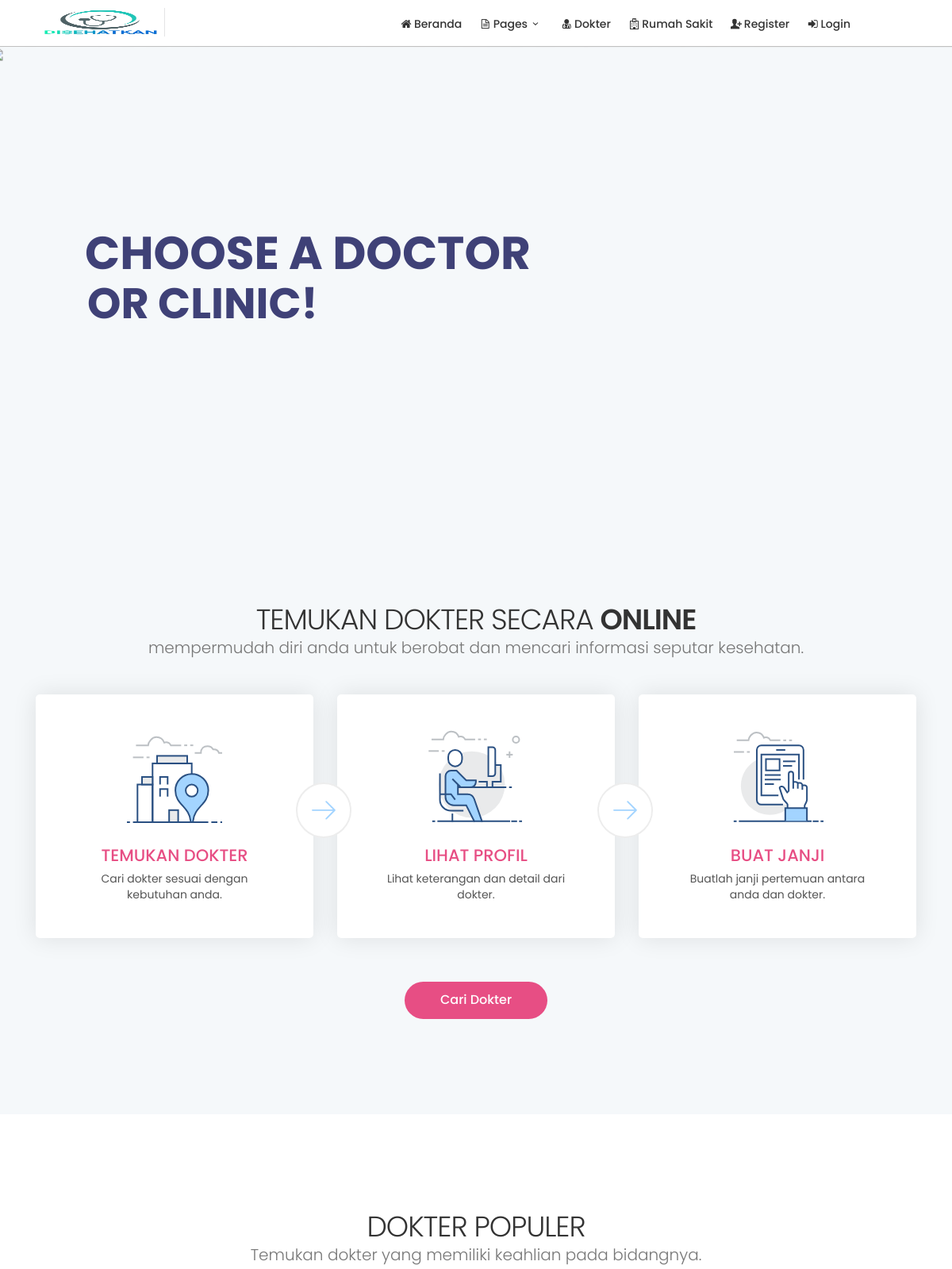
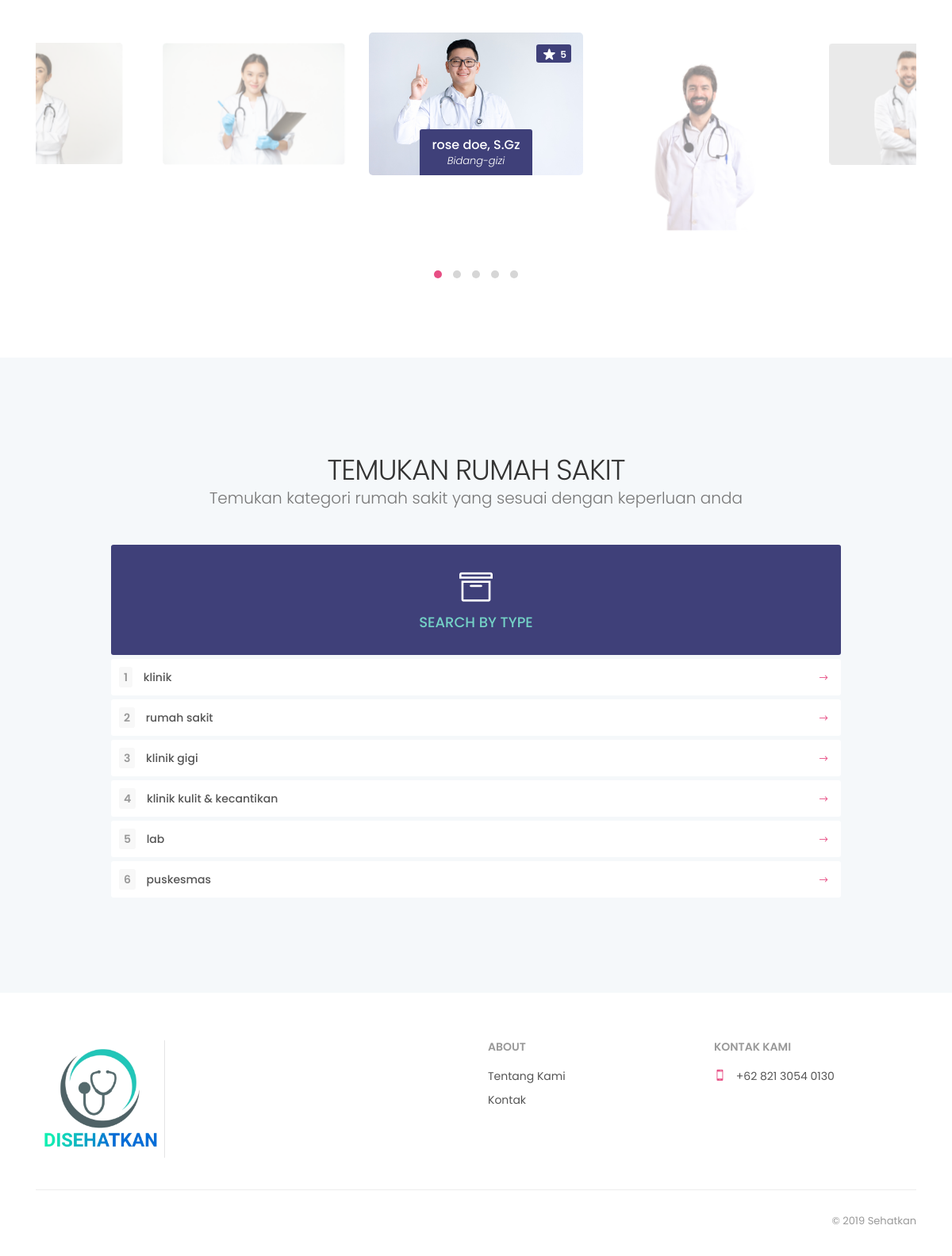
Screenshot of /html_menu_1/index.php with the database file from the repository (2 pictures, top to bottom).
### tables this page shows
CREATE TABLE `dokter` (
  `id_dokter` int(11) NOT NULL,
  `id_kategori_penyakit` int(11) NOT NULL,
  `nama_dokter` varchar(50) NOT NULL,
  `profil_dokter` text NOT NULL,
  `foto_dokter` text NOT NULL,
  `jadwal_praktik` varchar(30) NOT NULL,
  `tempat_praktik` varchar(50) NOT NULL,
  `kota_dokter` varchar(50) NOT NULL,
  `nomor_str` varchar(20) NOT NULL,
  `tanggal_lahir` date NOT NULL,
  `rating_dokter` int(11) DEFAULT NULL
);

CREATE TABLE `kategori_penyakit` (
  `id_kategori_penyakit` int(11) NOT NULL,
  `nama_kategori_penyakit` varchar(50) NOT NULL,
  `keterangan_kategori_penyakit` text NOT NULL
);

CREATE TABLE `kategori_rs` (
  `id_kategori_rs` int(11) NOT NULL,
  `nama_kategori_rs` varchar(50) NOT NULL
);

### html_menu_1/index.php (the view, shortened to what this page needs)
<?php
	require 'koneksi.php';
	$sql_get_doctor="SELECT * FROM dokter ORDER BY rating_dokter DESC LIMIT 5";
	$query_get_doctor=mysqli_query($koneksi,$sql_get_doctor);
	$sql_get_tipe_rs="SELECT * FROM kategori_rs";
	$query_get_tipe_rs=mysqli_query($koneksi,$sql_get_tipe_rs);
?>
<html lang="en">
<head>
	<link href="css/bootstrap.min.css" rel="stylesheet">
	<link href="css/style.css" rel="stylesheet">
	<link href="css/menu.css" rel="stylesheet">
	<link href="css/vendors.css" rel="stylesheet">
	<link href="css/icon_fonts/css/all_icons_min.css" rel="stylesheet">
	<link href="rev-slider-files/css/settings.css" rel="stylesheet">
	<link href="css/custom.css" rel="stylesheet">
</head>
<body>
	<?php require 'component/header.php'; ?>
	<main>
		<div id="rev_slider_72_1_wrapper" class="rev_slider_wrapper fullwidthbanner-container" data-alias="doctor_slider_1" data-source="gallery" style="margin:0px auto;background:transparent;padding:0px;margin-top:0px;margin-bottom:0px;">
			<div id="rev_slider_72_1" class="rev_slider fullwidthabanner" style="display:none;" data-version="5.4.1">
				<ul>
					<li data-index="rs-188" data-transition="fade" data-slotamount="default" data-hideafterloop="0" data-hideslideonmobile="off" data-easein="default" data-easeout="default" data-masterspeed="default" data-thumb="assets/100x50_b9dee-42512210_ml.jpg" data-delay="5150" data-rotate="0" data-saveperformance="off" data-title="Slide" data-param1="" data-param2="" data-param3="" data-param4="" data-param5="" data-param6="" data-param7="" data-param8="" data-param9="" data-param10="" data-description="">
						<div class="tp-caption   tp-resizeme" id="slide-188-layer-1" data-x="111" data-y="259" data-width="['auto']" data-height="['auto']" data-type="text" data-responsive_offset="on" data-frames='[{"delay":510,"speed":800,"frame":"0","from":"x:50px;opacity:0;","to":"o:1;","ease":"Power4.easeOut"},{"delay":"+3260","speed":300,"frame":"999","to":"opacity:0;","ease":"Power3.easeInOut"}]' data-textAlign="['inherit','inherit','inherit','inherit']" data-paddingtop="[0,0,0,0]" data-paddingright="[0,0,0,0]" data-paddingbottom="[0,0,0,0]" data-paddingleft="[0,0,0,0]" style="z-index: 5; white-space: nowrap; font-size: 60px; line-height: 22px; font-weight: 700; color: #3f4177;font-family:Poppins;text-transform:uppercase;background-color:rgba(0, 122, 255, 0);">Choose a Doctor </div>
						<div class="tp-caption   tp-resizeme" id="slide-188-layer-2" data-x="114" data-y="325" data-width="['auto']" data-height="['auto']" data-type="text" data-responsive_offset="on" data-frames='[{"delay":1170,"speed":800,"frame":"0","from":"x:50px;opacity:0;","to":"o:1;","ease":"Power3.easeInOut"},{"delay":"+2730","speed":300,"frame":"999","to":"opacity:0;","ease":"Power3.easeInOut"}]' data-textAlign="['inherit','inherit','inherit','inherit']" data-paddingtop="[0,0,0,0]" data-paddingright="[0,0,0,0]" data-paddingbottom="[0,0,0,0]" data-paddingleft="[0,0,0,0]" style="z-index: 6; white-space: nowrap; font-size: 56px; line-height: 22px; font-weight: 700; color: #3f4177;font-family:Poppins;text-transform:uppercase;">or Clinic! </div>
					</li>
				</ul>
			</div>
		</div>
		<div class="container margin_120_95">
			<div class="main_title">
				<h2>Temukan Dokter Secara <strong>Online</strong></h2>
				<p>mempermudah diri anda untuk berobat dan mencari informasi seputar kesehatan.</p>
			</div>
			<div class="row add_bottom_30">
				<div class="col-lg-4">
					<div class="box_feat" id="icon_1">
						<span></span>
						<h3>Temukan Dokter</h3>
						<p>Cari dokter sesuai dengan kebutuhan anda.</p>
					</div>
				</div>
				<div class="col-lg-4">
					<div class="box_feat" id="icon_2">
						<span></span>
						<h3>Lihat Profil</h3>
						<p>Lihat keterangan dan detail dari dokter.</p>
					</div>
				</div>
				<div class="col-lg-4">
					<div class="box_feat" id="icon_3">
						<h3>Buat Janji</h3>
						<p>Buatlah janji pertemuan antara anda dan dokter.</p>
					</div>
				</div>
			</div>
			<p class="text-center"><a href="dokter.php" class="btn_1 medium">Cari Dokter</a></p>
		</div>
		<div class="bg_color_1">
			<div class="container margin_120_95">
				<div class="main_title">
					<h2>Dokter Populer</h2>
					<p>Temukan dokter yang memiliki keahlian pada bidangnya.</p>
				</div>
				<div id="reccomended" class="owl-carousel owl-theme">
					<?php while ($data=mysqli_fetch_array($query_get_doctor)) { ?>
						<?php
							$id=$data['id_kategori_penyakit'];
							$sql_bidang="SELECT * FROM kategori_penyakit WHERE id_kategori_penyakit=$id";
							$query_bidang=mysqli_query($koneksi,$sql_bidang);
							$fetch_bidang=mysqli_fetch_array($query_bidang);
						?>
						<div class="item">
							<a href="dokter-detail.php?id=<?php echo $data['id_dokter'] ?>">
								<div class="views"><i class="icon-star-5"></i><?php echo $data['rating_dokter']; ?></div>
								<div class="title">
									<h4>
										<?php echo $data['nama_dokter']; ?>
										<em><?php echo "Bidang-".$fetch_bidang['nama_kategori_penyakit']; ?></em>
									</h4>
								</div><img src="../admin_section/img/<?php echo $data['foto_dokter'] ?>" alt="">
							</a>
						</div>
					<?php } ?>
				</div>
			</div>
		</div>
		<div class="container margin_120_95">
			<div class="main_title">
				<h2>Temukan Rumah Sakit</h2>
				<p>Temukan kategori rumah sakit yang sesuai dengan keperluan anda</p>
			</div>
			<div class="row justify-content-center">
				<div class="col-xl-10 col-lg-6 col-md-12">
					<div class="list_home">
						<div class="list_title">
							<i class="icon_archive_alt"></i>
							<h3>Search by type</h3>
						</div>
						<ul>
							<?php $i=0; while ($data2=mysqli_fetch_array($query_get_tipe_rs)) {
								$i++;
							?>
								<li>
									<a href="rs.php?category=<?php echo $data2['id_kategori_rs'] ?>">
										<strong><?php echo $i; ?></strong>
										<?php echo $data2['nama_kategori_rs']; ?>
									</a>
								</li>
							<?php } ?>
						</ul>
					</div>
				</div>
			</div>
		</div>
	</main>
	<?php require 'component/footer.php'; ?>
</body>
</html>

### html_menu_1/rev-slider-files/css/settings.css (style rules this page uses)
.rev_slider_wrapper { position:relative;z-index:0;width:100% }
.rev_slider { position:relative;overflow:visible }
.rev_slider>ul,.rev_slider>ul>li,.rev_slider>ul>li:before,.rev_slider_wrapper>ul,.tp-revslider-mainul>li,.tp-revslider-mainul>li:before,.tp-simpleresponsive>ul,.tp-simpleresponsive>ul>li,.tp-simpleresponsive>ul>li:before { list-style:none!important;position:absolute;margin:0!important;padding:0!important;overflow-x:visible;overflow-y:visible;background-image:none;background-position:0 0;text-indent:0;top:0;left:0 }
.rev_slider>ul>li,.rev_slider>ul>li:before,.tp-revslider-mainul>li,.tp-revslider-mainul>li:before,.tp-simpleresponsive>ul>li,.tp-simpleresponsive>ul>li:before { visibility:hidden }
.tp-revslider-mainul,.tp-revslider-slidesli { padding:0!important;margin:0!important;list-style:none!important }
.fullscreen-container,.fullwidthbanner-container { padding:0;position:relative }
.rev_slider li.tp-revslider-slidesli { position:absolute!important }
.rev_slider .caption,.rev_slider .tp-caption { position:relative;visibility:hidden;white-space:nowrap;display:block;-webkit-font-smoothing:antialiased!important;z-index:1 }
.rev_slider .caption,.rev_slider .tp-caption,.tp-simpleresponsive img { -moz-user-select:none;-khtml-user-select:none;-webkit-user-select:none;-o-user-select:none }
.rev_slider .tp-mask-wrap .tp-caption,.rev_slider .tp-mask-wrap :last-child,.wpb_text_column .rev_slider .tp-mask-wrap .tp-caption,.wpb_text_column .rev_slider .tp-mask-wrap :last-child { margin-bottom:0 }
.fullwidthbanner-container { overflow:hidden }
.fullwidthbanner-container .fullwidthabanner { width:100%;position:relative }

### rows the page displays
dokter: rating_dokter "5", nama_dokter "rose doe, S.Gz", id_kategori_penyakit.nama_kategori_penyakit "gizi", foto_dokter (picture)
dokter: foto_dokter (picture)
dokter: foto_dokter (picture)
dokter: foto_dokter (picture)
dokter: foto_dokter (picture)
kategori_rs: nama_kategori_rs "klinik"
kategori_rs: nama_kategori_rs "rumah sakit"
kategori_rs: nama_kategori_rs "klinik gigi"
kategori_rs: nama_kategori_rs "klinik kulit & kecantikan"
kategori_rs: nama_kategori_rs "lab"
kategori_rs: nama_kategori_rs "puskesmas"
